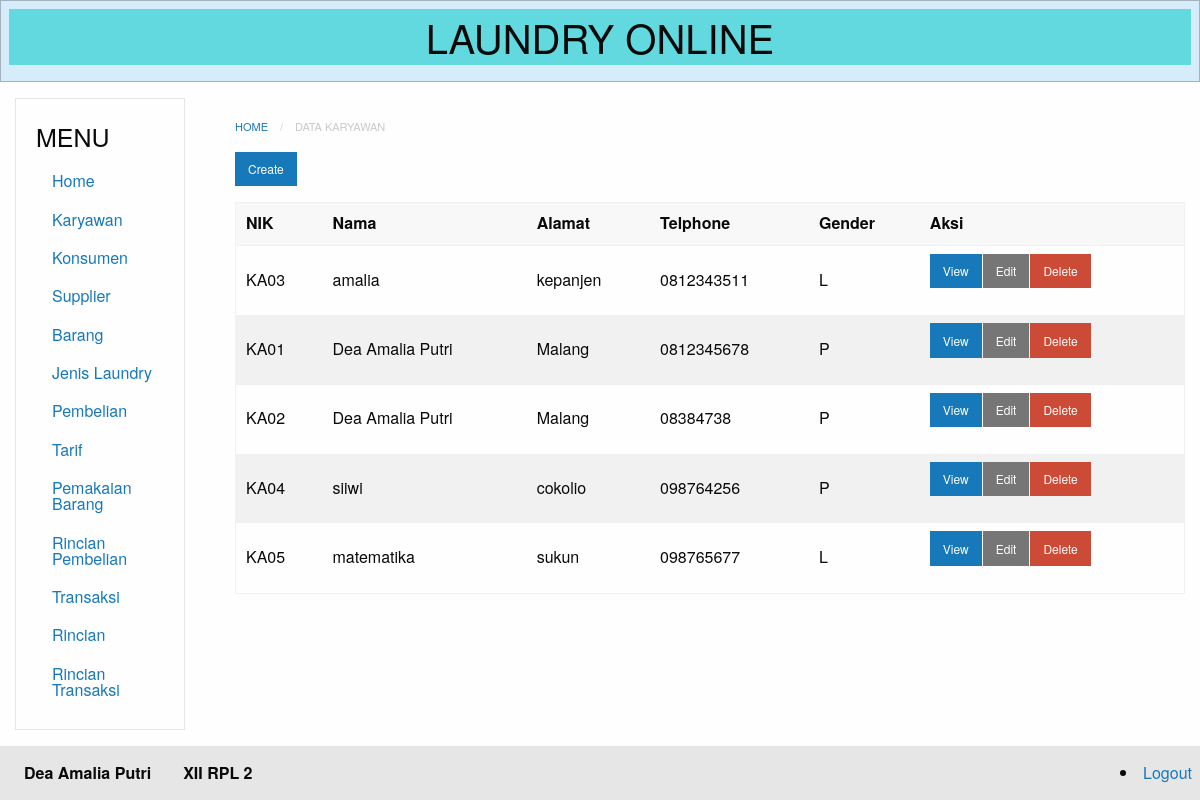
The page /index.php?module=karyawan (signed in) on the database as committed earlier.
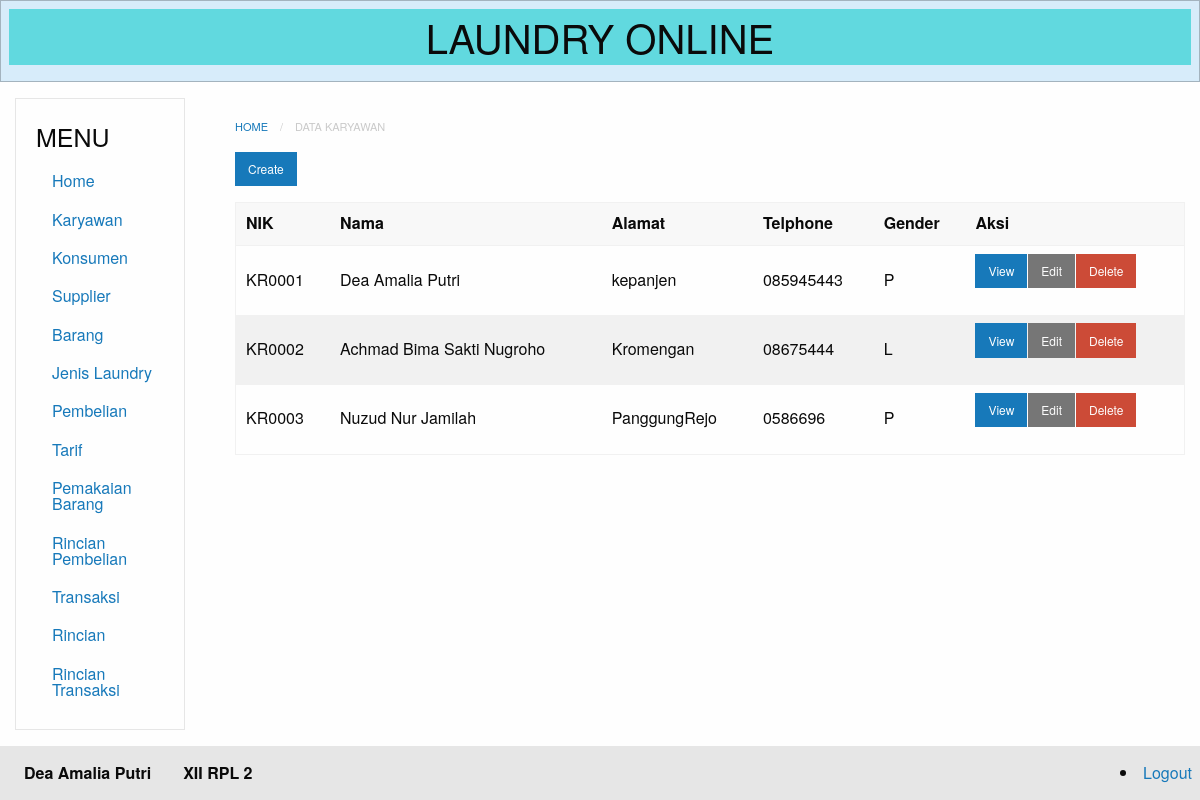
The same page on the database as committed later.
### tables this page shows
CREATE TABLE `karyawan` (
  `id` int(11) NOT NULL,
  `nik` varchar(20) NOT NULL,
  `nama` varchar(50) NOT NULL,
  `alamat` varchar(50) NOT NULL,
  `telp` varchar(50) NOT NULL,
  `gender` enum('L','P') NOT NULL
);

### database.php (called while the page is built, shortened)
<?php
class Database {
	private $db_host = "localhost";
	private $db_user = "root";
	private $db_pass = "";
	private $db_name = "11_deaamaliaputri_laundry";
	var $con = false;
    var $myconn = "";
	var $result = array();
    function __construct() {
        if(!$this->con){
            $this->myconn = new mysqli($this->db_host, $this->db_user, $this->db_pass, $this->db_name);
            if($this->myconn->connect_errno > 0){
                array_push($this->result, $this->myconn->connect_error);
                return false;
            }else{
                $this->myconn->set_charset('utf8');
                $this->con = true;
                return true;
            }
        } else {
            return true;
        }
    }
	public function select($table, $rows = '*', $join = null,$join2 = null , $where = null, $order = null, $limit = null){
		$q = 'SELECT '.$rows.' FROM '.$table;
        if($this->tableExists($table)){
        	$query = $this->myconn->query($q);
			if($query){
				$this->numResults = $query->num_rows;
				for($i = 0; $i < $this->numResults; $i++){
					$r = $query->fetch_array();
                	$key = array_keys($r);
                	for($x = 0; $x < count($key); $x++){
                    	if(!is_int($key[$x])){
                    		if($query->num_rows >= 1){
                    			$this->result[$i][$key[$x]] = $r[$key[$x]];
							}else{
								$this->result[$i][$key[$x]] = null;
							}
						}
					}
				}
				return true;
			}else{
				array_push($this->result, $this->myconn->error);
				return false;
			}
      	}else{
      		return false;
    	}
    }
	private function TableExists($table) {
    	$res = $this->myconn->query('SHOW TABLES LIKE "'.$table.'"');
    	if(isset($res->num_rows)) {
        	return $res->num_rows > 0 ? true : false;
    	} else {
    		array_push($this->result, $table." does not exist in this database");
    		return false;
    	}
	}
    public function getResult(){
        $val = $this->result;
        $this->result = array();
        return $val;
    }
}

### modules/karyawan/karyawan-index.php (the view)
<nav aria-label="You are here:" role="navigation">
<ul class="breadcrumbs">
  <li><a href="?module=home">Home</a></li>
  <li class="disabled">Data Karyawan</li>
</ul>
</nav>
  <a href="?module=karyawan-create" class="small button">Create</a>
<table>
  <thead>
      <tr>
          <th>NIK</th>
          <th>Nama</th>
          <th>Alamat</th>
          <th>Telphone</th>
          <th>Gender</th>
          <th>Aksi</th>
      </tr>
  </thead>
<?php
  require_once("database.php");
  $db=new Database();
  $db->select('karyawan', 'id, nik, nama, alamat, telp, gender');
  $res=$db->getResult();
  if(count($res) == 0){ ?>
    <tr>
        <td colspan="3">Data tidak tersedia.</td>
    </tr>
    <?php }else{
    foreach ($res as &$r){?>
        <tr>
            <td><?php echo $r['nik'] ?></td>
            <td><?php echo $r['nama'] ?></td>
            <td><?php echo $r['alamat'] ?></td>
            <td><?php echo $r['telp'] ?></td>
            <td><?php echo $r['gender'] ?></td>
            <td>
                <div class="small button-group">
                    <a href="?module=karyawan-show&id=<?php echo $r['id']; ?>" class=" button">View</a>
                    <a href="?module=karyawan-edit&id=<?php echo $r['id']; ?>" class="secondary button">Edit</a>
                    <a href="?module=karyawan-delete&id=<?php echo $r['id']; ?>"onClick='return confirm("Apakah yakin menghapus?")' class="alert button">Delete</a>
                </div>
            </td>
        </tr>
<?php
              }
          }
          ?>
</table>

### index.php (shortened to what this page needs)
<!doctype html>
<html class="no-js" lang="en">
  <head>
    <link rel="stylesheet" href="css/foundation.css">
  </head>
  <body>
    <?php include 'includes/jumbotron.php'; ?>
    <div class="grid-container fluid">
      <div class="grid-x grid-margin-x" id="content">
        <div class="medium-2 cell card" style="
            padding-left: 20px;
            padding-top: 20px;
            padding-bottom: 20px;
        ">
          <?php include 'includes/sidebar.php'; ?>
        </div>
        <div class="medium-10 cell" style="
            padding-left: 20px;
            padding-top: 20px;
            padding-bottom: 20px;
        ">
          <?php include 'content.php'; ?>
        </div>
      </div>
    </div>
    <?php include 'includes/navbar.php'; ?>
  </body>
</html>

### includes/jumbotron.php
<div class="callout small primary">
      <div class="row column text-center">
      <marquee style = "background :#61d9df;">
        <h2>LAUNDRY ONLINE</h2>
      </marquee>
      </div>
    </div>

### includes/sidebar.php
<div data-sticky-container>
        <div class="sticky" data-sticky data-anchor="content">
          <h4>MENU</h4>
          <ul  class="vertical menu">
              <li><a href="?module=home" aria-label="Home">Home</a></li>
              <li><a href="?module=karyawan" aria-label="Karyawan">Karyawan</a></li>
              <li><a href="?module=konsumen" aria-label="Konsumen">Konsumen</a></li>
              <li><a href="?module=supplier" aria-label="Supplier">Supplier</a></li>
              <li><a href="?module=barang" aria-label="Barang">Barang</a></li>
              <li><a href="?module=jenis_laundry" aria-label="Jenis Laundry">Jenis Laundry</a></li>
              <li><a href="?module=pembelian" aria-label="Pembelian">Pembelian</a></li>
              <li><a href="?module=tarif" aria-label="Tarif">Tarif</a></li>
              <li><a href="?module=pemakaian_barang" aria-label="Pemakaian Barang">Pemakaian Barang</a></li>
              <li><a href="?module=rincian_pembelian" aria-label="Rincian Pembelian">Rincian Pembelian</a></li>
              <li><a href="?module=transaksi" aria-label="Transaksi">Transaksi</a></li>
              <li><a href="?module=rincian" aria-label="Rincian">Rincian</a></li>
              <li><a href="?module=rincian_transaksi" aria-label="Rincian Transaksi">Rincian Transaksi</a></li>
          </ul>
        </div>
      </div>

### content.php (shortened to what this page needs)
<?php
$module = empty($_GET['module']) ? 'home' : $_GET['module'];
switch($module) {
    case 'karyawan':
        include 'modules/karyawan/karyawan-index.php';
    break;
}
?>

### includes/navbar.php
<div class="top-bar">
      <div class="top-bar-left">
        <ul class="menu">
          <li class="menu-text"><h12>Dea Amalia Putri</h12></li>
          <li class="menu-text"><h12>XII RPL 2</h12></li>
        </ul>
      </div>
      <div class="top-bar-right">
      <li><a href="logout.php">Logout</a></li>
    </div>
  </div>

Rows that differ between the two databases and show on the page:
removed karyawan: nik "KA03", nama "amalia", alamat "kepanjen", telp "0812343511", gender "L"
removed karyawan: nik "KA01", nama "Dea Amalia Putri", alamat "Malang", telp "0812345678", gender "P"
removed karyawan: nik "KA02", nama "Dea Amalia Putri", alamat "Malang", telp "08384738", gender "P"
removed karyawan: nik "KA04", nama "siiwi", alamat "cokolio", telp "098764256", gender "P"
removed karyawan: nik "KA05", nama "matematika", alamat "sukun", telp "098765677", gender "L"
added karyawan: nik "KR0001", nama "Dea Amalia Putri", alamat "kepanjen", telp "085945443", gender "P"
added karyawan: nik "KR0002", nama "Achmad Bima Sakti Nugroho", alamat "Kromengan", telp "08675444", gender "L"
added karyawan: nik "KR0003", nama "Nuzud Nur Jamilah", alamat "PanggungRejo", telp "0586696", gender "P"
